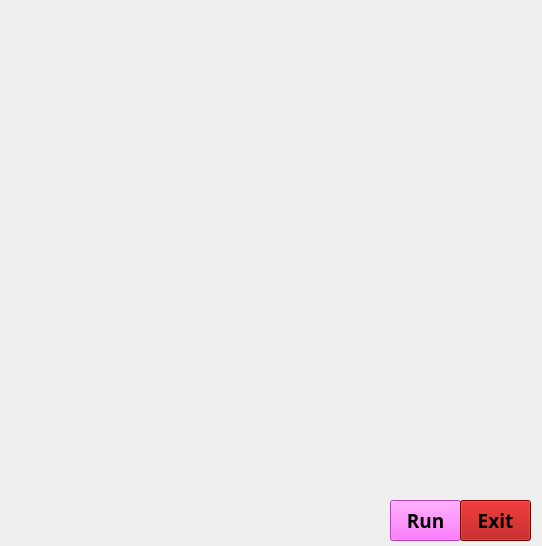
<?xml version="1.0" encoding="UTF-8"?>
<ui version="4.0">
 <class>crayui</class>
 <widget class="QMainWindow" name="crayui">
  <property name="geometry">
   <rect>
    <x>0</x>
    <y>0</y>
    <width>542</width>
    <height>546</height>
   </rect>
  </property>
  <property name="windowTitle">
   <string>MainWindow</string>
  </property>
  <widget class="QWidget" name="centralwidget">
   <widget class="QLabel" name="label">
    <property name="geometry">
     <rect>
      <x>0</x>
      <y>0</y>
      <width>541</width>
      <height>551</height>
     </rect>
    </property>
    <property name="text">
     <string/>
    </property>
    <property name="pixmap">
     <pixmap>x.gif</pixmap>
    </property>
    <property name="scaledContents">
     <bool>false</bool>
    </property>
   </widget>
   <widget class="QTextBrowser" name="textBrowser">
    <property name="geometry">
     <rect>
      <x>0</x>
      <y>10</y>
      <width>131</width>
      <height>41</height>
     </rect>
    </property>
    <property name="styleSheet">
     <string notr="true">background:transparent;
border-radius:none;</string>
    </property>
   </widget>
   <widget class="QTextBrowser" name="textBrowser_2">
    <property name="geometry">
     <rect>
      <x>10</x>
      <y>480</y>
      <width>111</width>
      <height>61</height>
     </rect>
    </property>
    <property name="styleSheet">
     <string notr="true">background:transparent;
border-radius:none;</string>
    </property>
   </widget>
   <widget class="QPushButton" name="pushButton">
    <property name="geometry">
     <rect>
      <x>390</x>
      <y>500</y>
      <width>71</width>
      <height>41</height>
     </rect>
    </property>
    <property name="font">
     <font>
      <family>Script MT Bold</family>
      <pointsize>14</pointsize>
      <weight>75</weight>
      <bold>true</bold>
     </font>
    </property>
    <property name="styleSheet">
     <string notr="true">background-color: rgb(255, 85, 255);</string>
    </property>
    <property name="text">
     <string>Run</string>
    </property>
   </widget>
   <widget class="QPushButton" name="pushButton_2">
    <property name="geometry">
     <rect>
      <x>460</x>
      <y>500</y>
      <width>71</width>
      <height>41</height>
     </rect>
    </property>
    <property name="font">
     <font>
      <family>Script MT Bold</family>
      <pointsize>14</pointsize>
      <weight>75</weight>
      <bold>true</bold>
     </font>
    </property>
    <property name="styleSheet">
     <string notr="true">
background-color: rgb(170, 0, 0);</string>
    </property>
    <property name="text">
     <string>Exit</string>
    </property>
   </widget>
  </widget>
 </widget>
 <resources/>
 <connections/>
</ui>
